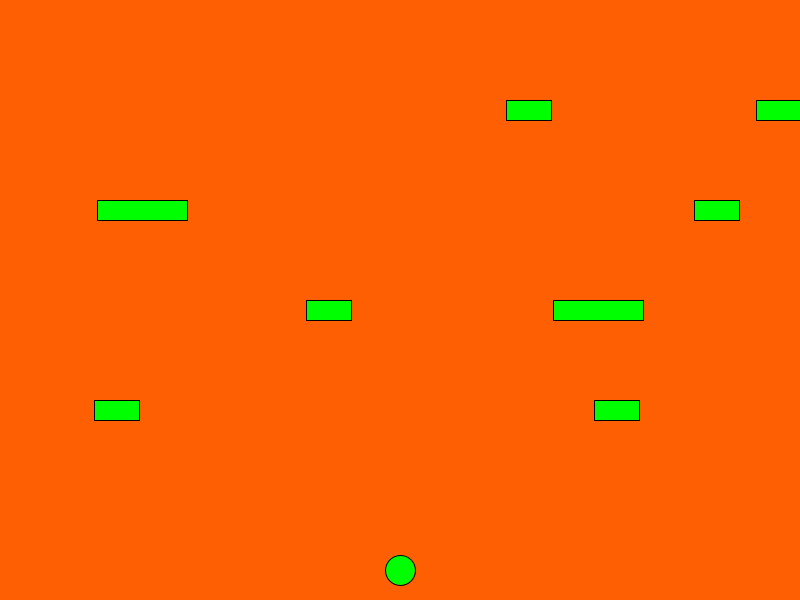
Frame 1 (no input)
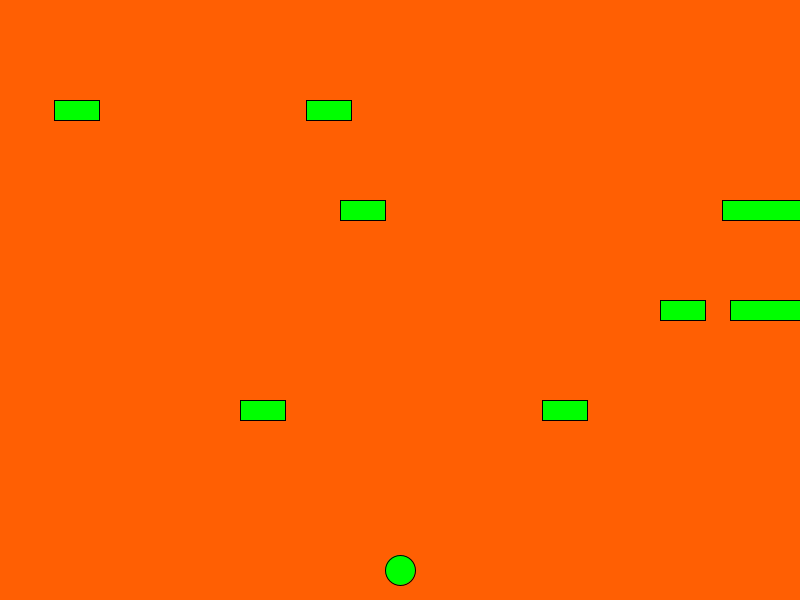
Frame 60 (the mouse pressed at the canvas centre just before this capture)
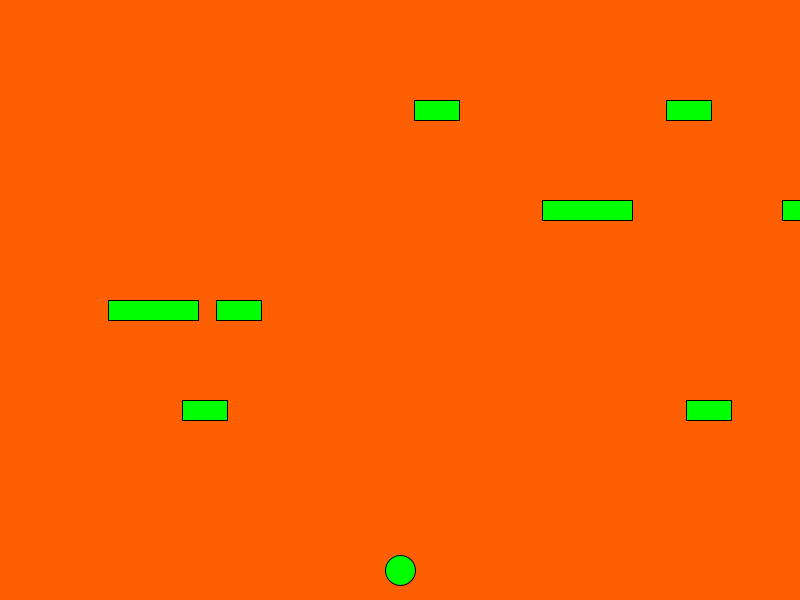
Frame 120 (the mouse held since frame 60 and released just before this capture)

The Processing sketch that drew these frames (run headless with seeded random() and noise(); from frame 60 on, the mouse is pressed at the canvas centre):

// Processing sketch: sketch_200407a
// ── sketch_200407a.pde
int frogX =400;
int frogY = 570;
car car2 = new car(600,400,45, 6);
car car3 = new car(550,300,90,3);
car car1 = new car(100,400,45,6);
car car4 = new car(300,300,45,6);
car car5 = new car(700,200,45,6);
car car6 = new car(100,200,90,3);
car car7 = new car(500,100,45,6);
car car8 = new car(750,100,45,6);
void setup(){
  size(800,600);
}

void draw(){
  background(#FF5F03);
   car1.moveLeft();
  car1.display();
  car2.moveLeft();
  car2.display();
   car3.moveRight();
  car3.display();
   car4.moveRight();
  car4.display();
   car5.moveLeft();
  car5.display();
   car6.moveLeft();
  car6.display();
   car7.moveRight();
  car7.display();
   car8.moveRight();
 car8.display();
  fill(0,255,0);
  ellipse(frogX,frogY,30,30);
  canvas();
}
void keyPressed(){
  if( key == CODED){
  if(keyCode == UP){
  frogY-= 15;
  }
  else if(keyCode == DOWN){
  frogY+=15;
  }
  else if(keyCode == RIGHT){
  frogX+=15;
  }
  else if(keyCode == LEFT){
   frogX-=15;
  }
  }
 
}
void canvas(){
  if(frogX < 0){
   frogX = 800;
  } if(frogX >800){
  frogX=0;
  }
  if(frogY<0){
  frogY = 600;
  }
   if(frogY > 600){
   frogY = 0;
   }
}
class car{
  int carX =50;
  int carY =400;
  int carSize = 45;
  int carSpeed = 3;
  public car(int carX,int carY, int carSize, int carSpeed){
    this.carX = carX;
    this.carY =carY;
    this.carSize= carSize;
    this.carSpeed = carSpeed;
  }
  void display()
  {
    fill(0,255,0);
    rect(carX , carY, carSize , 20);
  }
  void moveLeft(){
   carX = carX - carSpeed;
   if(carX < 0){
     carX = 800;
  }
}
void moveRight(){
  carX = carX + carSpeed;
  if(carX >800){
   carX = 0; 
  }
}
void getX(){
  
}
void getY(){
  
}
void getSize(){
  
}
}
